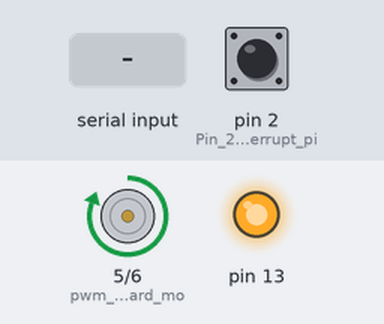
Simulated run of this sketch. Board: Arduino Uno, built with avr-gcc and run on an emulated ATmega328P. Parts: motor-driver pin pairs drawn as motors (green arrow = first pin HIGH = forward, orange = second pin HIGH = backward, longer = more drive), output pins drawn as LEDs (lit = HIGH). The test bench sets the inputs (shaded band); at power-on: pin 2 (Pin_2_is_the_interrupt_pi) LOW. What the sketch prints to the serial monitor is not drawn.

Above: at 1.2 s.
1.3 s: "q" received over Serial
At 1.6 s:
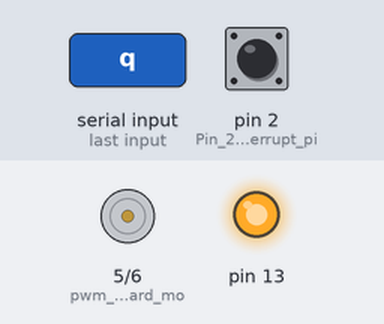
2.8 s: "a" received over Serial
At 3.9 s:
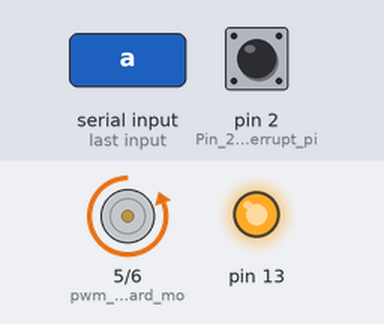
4.3 s: "s" received over Serial
At 5.1 s:
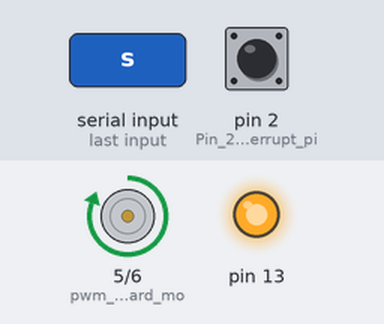
Timing chart, 0 to 7.3 s (numbered marks = the images above; inputs shaded):
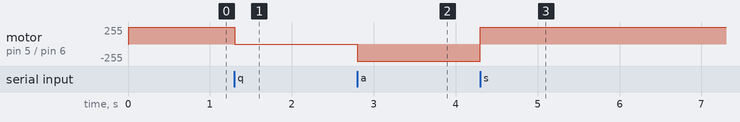

The sketch:

EncoderTest.ino
```cpp
class PID
{
  private:
  float kp;  //Controller gains
  float ki;
  float kd;

  int32_t err [2];     //Tracked variables
  int32_t accErr;
  float diff;       //float because it is read from encoder

  int32_t lastCount;  //previous position for speed calculations
  int32_t reference;  //reference position specified in counts

  int32_t lastU;

  float t; //time step for the controller (seconds)

  public:
  PID (float p, float i, float d, float dt)
  {
    kp = p;
    ki = i;
    kd = d;

    err [0] = reference;  //initial errors are the entire distance from reference to 0
    err [1] = reference;

    reference = 0;

    t = dt;
  }

  /**main function to generate input signal. Assumes the time step dt is respected by the main
   * program. A timer interrupt is to be used to ensure it is. The controller assumes continuous
   * time so dt must be small to prevent errors.
    */
  int32_t generateInput (int32_t count)
  {
    float a = (float)(kp + ki*t/2.0 + kd/t);
    float b = (float)(-kp + ki*t/2.0 - 2*kd/t);
    float c = (float)kd/t;

    lastU = (int32_t)(lastU + a*(reference - count) + b*err[1] + c*err[2]);   //Discrete time pid loop

    err[1] = err[0];
    err[0] = reference - count;

    return lastU;
  }

  void getSpeed ()
  {
    return diff;
  }

  void printAccErr ()
  {
    Serial.print ("accErr: ");
    Serial.println(accErr);
  }

  void printErr ()
  {
    Serial.print ("Err: ");
    Serial.println (err[0]);
  }

  void printLastU ()
  {
    Serial.print ("U: ");
    Serial.println (lastU);
  }

  void printReference ()
  {
    Serial.print ("Reference: ");
    Serial.println(reference);
  }

  void setReference (int32_t ref)
  {
    reference = ref;
  }
};

/** Code to run the AEDS-96xx optical encoder. Due to the speed of the arduino only a quarter of possible states
 *  are used. This class assumes that the main program has already set up the appropriate pins as inputs. The
 *  constructor of this class however attaches the appropriate interrupts.
 *    It is possible that in the future the micros function may be replaced with direct register reads on an
 *  internal timer to increase accuracy and speed up the functions.
 */
class QuadEncoder
{
  private:
  const uint16_t COUNTS = 700; //Encoder wheel believed to be 700 count/rev

  volatile int32_t positionCounts [2];   //last and current positions. Measured in counts
  volatile float velocity;        //velocity measure in counts per second

  uint8_t channelAPin;  //Channel A triggers interrupt
  uint8_t channelBPin;  //Channel B checks direction

  public:
  QuadEncoder (uint8_t pin1, uint8_t pin2)  //Constructor method
  {
    positionCounts[0] = 0; //Relative encoder always starts at position 0
    positionCounts[1] = 0;
    velocity = 0; //Velocity is completely dependent on position in this application

    channelAPin = pin1;   //channelAPin has interrupt attached and triggers updates
    channelBPin = pin2;   //channelBPin is checked in the interrupt to determine direction
  }

  void displayState ()
  {
    if (Serial) //will only work if serial communication is running
    {
      Serial.print ("Position: ");
      Serial.println (positionCounts[0]);
      Serial.print ("Velocity: ");
      Serial.println (velocity);
    }
  }

  int32_t getPosition ()
  {
    return positionCounts[0];
  }

  float getVelocity ()
  {
    return velocity;
  }

  //Read encoder and update position and velocity
  void readEncoder ()
  {
    if (digitalRead(channelBPin))
    {
      positionCounts[0]++;
    }
    else
    {
      positionCounts[0]--;
    }
  }

  void updateVelocity ()
  {
    //dt is constant (0.1s)
    velocity = (float)((positionCounts[0] - positionCounts[1])/(0.1)); //dt is constant since the motor is moving slow

    positionCounts [1] = positionCounts[0]; //update the value of the previous position
  }
};

                            //GLOBAL VARIABLE DEFINITION
boolean running = true;
volatile boolean changed = false;

unsigned long lastControllerTime;

PID pid (1.5,1,0,0.01);  //define pid object
QuadEncoder enc1 (2,3);   //initialize encoder 1 object

void setup() {
  lastControllerTime = 0;

  pinMode(2, INPUT);  //Pin 2 is the interrupt pin
  pinMode(3, INPUT);
  pinMode(5, OUTPUT); //pwm output for forward motor command
  pinMode(6, OUTPUT); //pwm output for reverse motor command
  pinMode(13, OUTPUT);

  digitalWrite(13, HIGH); //Turn on the encoder. Will remain on for entirety of sketch

  //Setup timer interrupt to update velocity
  noInterrupts ();  //turn off interrupts

  TCCR1A = 0;   //Set all bits to 0 to be changed later
  TCCR1B = 0;

  TCCR1B |= (1 << WGM12); //CTC Mode on timer 1 comparing to OCR1A
  TCCR1B |= (1 << CS12);  //256 prescaler

  TIMSK1 |= (1 << OCIE1A);  //Enable compare match interrupt for timer 1

  OCR1A = 6249; //10 Hz
  TCNT1 = 0;   //initialize counter to 0

  interrupts ();  //make sure interrupts are turned back on

  //Trigger interrupt to read encoder on rising edge of channel A. Checking only A halves resolution
  attachInterrupt(INT0, enc1Read, RISING);   //Hacky solution to avoid problem of calling instance method from interrupt.

  Serial.begin(9600); //Start serial communication
  Serial.println("Initialized");

  pid.setReference (200); //Change the reference value
}

void loop() {
  if (running)
  {
    if (millis() - lastControllerTime > 10)
    {
      commandMotors(pid.generateInput(enc1.getPosition())); //update motor command
      lastControllerTime = millis();
    }

    Serial.println(enc1.getPosition());
  }

  if (Serial.available() > 0)
  {
    handleSerialInput ();
  }
}

/**Function to process the input u generated by the controller and convert it into motor
 * voltages. The motor output is insignificant at values less than ~125 due to the friction
 * in the encoder so care must be taken when tuning a linear controller.
 */
void commandMotors (int32_t u)
{
  //Serial.println (u);

  if (u > 255) //constrain u to the limits of analogWrite function
  {
    u = 255;
  }
  if (u < -255)
  {
    u = -255;
  }

  if (u >= 0)
  {
    analogWrite (5, u);
    analogWrite (6, 0);    //Motor will lock up if the other pin isn't written to 0
  }
  else
  {
    analogWrite (5, 0);
    analogWrite (6, abs(u));
  }
}

void handleSerialInput ()
{
  char received = Serial.read();

  switch (received)
  {
    case 'q':
      analogWrite (5,0);
      analogWrite (6,0);
      running = false;
      break;
    case 'e':
      pid.printErr ();
      break;
    case 'i':
      pid.printAccErr ();
      break;
    case 'r':
      pid.printReference ();
      break;
    case 'u':
      pid.printLastU ();
      break;
    case 'a':
      commandMotors (-2550);
      break;
    case 's':
      commandMotors (2550);
      break;
    case 'x':
      enc1.displayState ();
      break;
  }
}

void enc1Read ()
{
  enc1.readEncoder ();
  changed = true;
}

//Function to return the 4 point moving average of velocity for the most accurate estimate since measurements fluctuate
float updateAverageVelocity (float vCurrent)
{
  static float velocity [3] = {0, 0, 0};  //4th point is vCurrent

  float average = (vCurrent + velocity[0] + velocity[1] + velocity[2])/4.0;

  velocity[2] = velocity[1];  //Move each stored velocity back a time step
  velocity[1] = velocity[0];
  velocity[0] = vCurrent;

  return average;
}

ISR (TIMER1_COMPA_vect)
{
  enc1.updateVelocity ();
}
```

Measured:
- after the input at 1.3 s, motor on pin 5 (pwm_output_for_forward_mo) / pin 6 (pwm_output_for_reverse_mo): forward 255/255 → stopped at once
- after the input at 2.8 s, motor on pin 5 (pwm_output_for_forward_mo) / pin 6 (pwm_output_for_reverse_mo): stopped → backward 255/255 at once
- after the input at 4.3 s, motor on pin 5 (pwm_output_for_forward_mo) / pin 6 (pwm_output_for_reverse_mo): backward 255/255 → forward 255/255 at once
